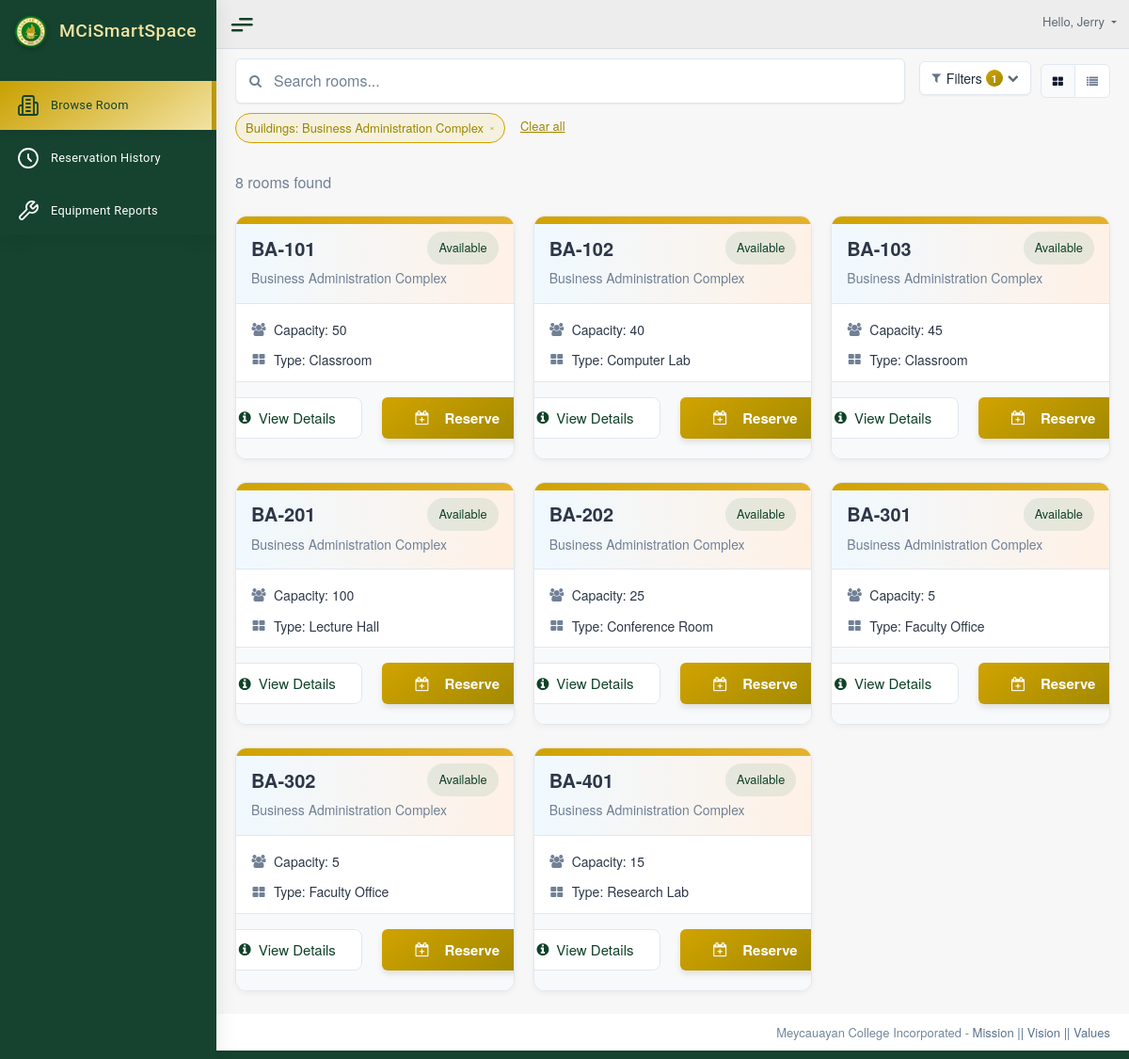
/users/test.php (signed in), run on the app's committed database.
### tables this page shows
CREATE TABLE rooms (
    id INT AUTO_INCREMENT PRIMARY KEY,
    room_name VARCHAR(255) NOT NULL,
    room_type VARCHAR(255) NOT NULL,
    capacity INT NOT NULL,
    RoomStatus ENUM('available', 'occupied', 'maintenance') DEFAULT 'available',
    created_at TIMESTAMP DEFAULT CURRENT_TIMESTAMP,
    building_id INT,
    FOREIGN KEY (building_id) REFERENCES buildings(id)
);

CREATE TABLE buildings (
    id INT AUTO_INCREMENT PRIMARY KEY,
    building_name VARCHAR(255) NOT NULL,
    department VARCHAR(255) NOT NULL,
    number_of_floors INT NOT NULL,
    created_at TIMESTAMP DEFAULT CURRENT_TIMESTAMP
);

### users/test.php (the view, shortened to what this page needs)
<!DOCTYPE html>
<html lang="en">
<head>
<link rel="stylesheet" href="https://cdn.materialdesignicons.com/4.9.95/css/materialdesignicons.min.css">
<link href="../vendors/bootstrap/dist/css/bootstrap.min.css" rel="stylesheet">
<link href="../vendors/fontawesome/css/font-awesome.min.css" rel="stylesheet">
<link href="../vendors/malihu-custom-scrollbar-plugin/jquery.mCustomScrollbar.min.css" rel="stylesheet" />
<link href="../public/css/user_styles/custom.css" rel="stylesheet">
<link href="../public/css/user_styles/custom2.css" rel="stylesheet">
<link href="../public/css/user_styles/room-browser.css" rel="stylesheet">
<link href="../public/css/user_styles/room-browser-styles.css" rel="stylesheet">
<link href="../public/css/user_styles/room-reservation.css" rel="stylesheet">
</head>
<body class="nav-md">
<div class="container body">
<div class="main_container">
<div class="col-md-3 left_col menu_fixed">
    <div class="left_col scroll-view">
        <div class="navbar nav_title" style="border: 0;">
            <div class="logo-container">
                <a href="#" class="site-branding">
                    <img class="meyclogo" src="../public/assets/logo.webp" alt="meyclogo">
                    <span class="title-text">MCiSmartSpace</span>
                </a>
            </div>
        </div>
        <br />
        <div id="sidebar-menu" class="main_menu_side hidden-print main_menu">
            <div class="menu_section">
                <ul class="nav side-menu" class="navbar nav_title" style="border: 0;">
                    <li class="active">
                        <a href="users_browse_room.php">
                            <div class="icon">
                            </div>
                            <div class="menu-text">
                                <span>Browse Room</span>
                            </div>
                        </a>
                    </li>
                    <li>
                        <a href="users_reservation_history.php">
                            <div class="icon">
                                <svg xmlns="http://www.w3.org/2000/svg" width="24" height="24" viewBox="0 0 24 24" fill="none" stroke="currentColor" stroke-width="2" stroke-linecap="round" stroke-linejoin="round">
                                    <path d="M12 8v4l3 3"></path>
                                    <circle cx="12" cy="12" r="10"></circle>
                                </svg>
                            </div>
                            <div class="menu-text">
                                <span>Reservation History</span>
                            </div>
                        </a>
                    </li>
                    <li>
                        <a href="equipment_report_status.php">
                            <div class="icon">
                            </div>
                            <div class="menu-text">
                                <span>Equipment Reports</span>
                            </div>
                        </a>
                    </li>
                </ul>
            </div>
        </div>
    </div>
</div>
<?php include "layout/topnav.php"; ?>
<div class="right_col" role="main">
    <div>
        <div class="row">
            <div class="col-md-12">
                <div class="search-filter-wrapper">
                    <div class="search-bar-container">
                        <div class="search-input-wrapper">
                            <i class="fa fa-search search-icon"></i>
                            <input type="text" id="searchRooms" class="form-control" placeholder="Search rooms...">
                        </div>
                        <div class="view-toggle-container">
                            <button class="filter-button" id="filterToggleBtn" type="button" onclick="toggleFilterDropdown(event)">
                                <i class="fa fa-filter"></i> Filters <span class="filter-count-bubble" id="filterCountBubble">0</span> <i class="fa fa-chevron-down filter-chevron"></i>
                            </button>
                            <div class="view-toggle btn-group" role="group">
                                <button type="button" class="btn active" id="gridView">
                                    <i class="fa fa-th-large"></i>
                                </button>
                                <button type="button" class="btn" id="listView">
                                    <i class="fa fa-list"></i>
                                </button>
                            </div>
                        </div>
                    </div>
                    <div class="applied-filters" id="appliedFilters">
                    </div>
                                <?php
                                $conn = db();
                                $user_role = $_SESSION['role'];
                                if ($user_role == 'Student') {
                                    $user_query = "SELECT Department FROM student WHERE StudentID = ?";
                                } elseif ($user_role == 'Teacher') {
                                    $user_query = "SELECT Department FROM teacher WHERE TeacherID = ?";
                                }
                                ?>
                </div>
                <div id="roomCount" class="room-count-display">6 rooms found</div>
                <div class="row" id="roomsGrid">
                    <?php
                    $base_sql = "SELECT r.id, r.room_name, r.room_type, r.capacity, r.RoomStatus, b.id as building_id, b.building_name,
                (SELECT COUNT(*) FROM room_equipment re WHERE re.room_id = r.id) as equipment_count
                FROM rooms r
                JOIN buildings b ON r.building_id = b.id";
                    $where_clauses = [];
                    $params = [];
                    $param_types = "";
                    $user_department_buildings = [];
                    if (!isset($_GET['building_ids'])) {
                        $user_id = $_SESSION['user_id'];
                        $user_role = $_SESSION['role'];
                        if ($user_role == 'Student') {
                            $user_query = "SELECT Department FROM student WHERE StudentID = ?";
                        } elseif ($user_role == 'Teacher') {
                            $user_query = "SELECT Department FROM teacher WHERE TeacherID = ?";
                        }
                        $stmt = $conn->prepare($user_query);
                        $stmt->bind_param("i", $user_id);
                        $stmt->execute();
                        $user_result = $stmt->get_result();
                        if ($user_result->num_rows > 0) {
                            $user_row = $user_result->fetch_assoc();
                            $user_department = $user_row['Department'];
                            $building_query = "SELECT id FROM buildings WHERE department = ?";
                            $stmt = $conn->prepare($building_query);
                            $stmt->bind_param("s", $user_department);
                            $stmt->execute();
                            $building_result = $stmt->get_result();
                            while ($brow = $building_result->fetch_assoc()) {
                                $user_department_buildings[] = $brow['id'];
                            }
                        }
                    }
                    $building_ids = isset($_GET['building_ids']) ? $_GET['building_ids'] : $user_department_buildings;
                    if (!empty($building_ids)) {
                        $placeholders = str_repeat('?,', count($building_ids) - 1) . '?';
                        $where_clauses[] = "b.id IN ($placeholders)";
                        foreach ($building_ids as $id) {
                            $params[] = $id;
                            $param_types .= "i";
                        }
                    }
                    if (!empty($where_clauses)) {
                        $base_sql .= " WHERE " . implode(" AND ", $where_clauses);
                    }
                    $base_sql .= " ORDER BY r.room_name";
                    $stmt = $conn->prepare($base_sql);
                    if (!empty($params)) {
                        $stmt->bind_param($param_types, ...$params);
                    }
                    $stmt->execute();
                    $result = $stmt->get_result();
                    if ($result->num_rows > 0) {
                        while ($row = $result->fetch_assoc()) {
                            $roomId = $row['id'];
                            $roomName = $row['room_name'];
                            $roomType = $row['room_type'];
                            $capacity = $row['capacity'];
                            $buildingId = $row['building_id'];
                            $buildingName = $row['building_name'];
                            $status = strtolower($row['RoomStatus']);
                            $hasEquipment = $row['equipment_count'] > 0;
                            $statusClass = "";
                            $statusText = "";
                            switch ($status) {
                                case 'available':
                                    $statusClass = "label-success";
                                    $statusText = "Available";
                                    break;
                            }
                    ?>
                            <div class="col-md-4 room-card"
                                data-room-id="<?php echo $roomId; ?>"
                                data-building-id="<?php echo $buildingId; ?>"
                                data-room-type="<?php echo $roomType; ?>"
                                data-capacity="<?php echo $capacity; ?>"
                                data-status="<?php echo $status; ?>"
                                data-has-equipment="<?php echo $hasEquipment ? 'true' : 'false'; ?>">
                                <div class="x_panel">
                                    <div class="x_title bg-header">
                                        <div class="room-header">
                                            <div class="room-chip">
                                                <h2 class="room-name"><?php echo $roomName; ?></h2>
                                                <span class="label <?php echo $statusClass; ?>"><?php echo $statusText; ?></span>
                                            </div>
                                            <p class="building-name"><?php echo $buildingName; ?></p>
                                        </div>
                                    </div>
                                    <div class="x_content">
                                        <div class="room-info">
                                            <i class="fa fa-users"></i> Capacity: <?php echo $capacity; ?>
                                        </div>
                                        <div class="room-info">
                                            <i class="fa fa-th-large"></i> Type: <?php echo $roomType; ?>
                                        </div>
                                        <div class="action-buttons">
                                            <button type="button" class="btn-view" onclick="showRoomDetails(<?php echo $roomId; ?>)">
                                                <i class="fa fa-info-circle"></i> View Details
                                            </button>
                                            <?php if ($status == 'available') { ?>
                                                <button type="button" class="btn-reserve" onclick="showReservationModal(<?php echo $roomId; ?>)">
                                                    <i class="fa fa-calendar-plus-o"></i> Reserve
                                                </button>
                                            <?php } else { ?>
                                                <button type="button" class="btn-unavailable" disabled>
                                                    <i class="fa fa-calendar-times-o"></i> Unavailable
                                                </button>
                                            <?php } ?>
                                        </div>
                                    </div>
                                </div>
                            </div>
                    <?php
                        }
                    } else {
                        echo "<script>document.getElementById('noResultsMessage').style.display = 'flex';</script>";
                    }
                    ?>
                </div>
            </div>
        </div>
    </div>
</div>
<footer>
    <div class="pull-right">
        Meycauayan College Incorporated - <a href="#">Mission || Vision || Values</a>
    </div>
    <div class="clearfix"></div>
</footer>
<?php include "../partials/footer.php"; ?>

### public/css/user_styles/custom2.css (style rules this page uses)
.nav.side-menu>li>a { display: flex; align-items: center; color: #fff; font-size: 0.8rem; justify-content: center; text-decoration: none; padding: 12px 15px; flex-wrap: wrap; }
.nav.side-menu>li>a .menu-text { display: flex; align-items: center; justify-content: space-between; flex: 1; }
.left_col:not(.collapsed) .menu-text { opacity: 1; visibility: visible; width: auto; }
.left_col { background: #15432f; color: white; box-shadow: 0 0 20px rgba(0, 0, 0, 0.1); font-family: 'Poppins', 'Roboto', sans-serif; }
.navbar.nav_title { background: #15432f; }
.nav.side-menu>li>a { padding: 14px 18px; margin: 4px 0; }
.nav.side-menu>li>a .icon { margin-right: 12px; }
.nav.side-menu>li>a .icon svg { stroke-width: 1.8; }
.nav.side-menu>li>a .menu-text { font-weight: 400; letter-spacing: 0.3px; }
.nav.side-menu>li.active>a { background: linear-gradient(145deg, #C9A000, #f2e2a2) !important; color: #15432f; font-weight: 500; box-shadow: 0 4px 8px rgba(0, 0, 0, 0.1); border-radius: 0; }
.nav.side-menu>li.active>a svg { stroke: #15432f; }
.fa.fa-chevron-down { font-size: 12px; opacity: 0.7; transition: all 0.3s ease; }
.nav.side-menu>li.active { border-right: 5px solid rgb(193, 157, 10); }
.logo-container { margin-left: 3px; padding: 15px 7px; background: #15432f; }
.site-branding { display: flex; align-items: center; justify-content: flex-end; height: 100%; margin-left: 5px; }
.meyclogo { width: 36px; height: 36px; border-radius: 50%; box-shadow: 0 2px 4px rgba(0, 0, 0, 0.2); margin-right: 12px; transition: transform 0.3s ease; }
.title-text { color: #f2e2a2; font-weight: 500; font-size: 1.2rem; letter-spacing: 0.5px; white-space: nowrap; }

### public/css/user_styles/room-reservation.css (style rules this page uses)
:root { --primary-color: #36b37e; --primary-hover: #2f9e6d; --secondary-color: #f5f7fa; --border-color: #e1e7ef; --text-color: #2d3748; --text-muted: #718096; --success-color: #36b37e; --warning-color: #ffab00; --error-color: #e53e3e; --card-shadow: 0 2px 6px rgba(0, 0, 0, 0.05); --transition: all 0.2s ease; }
.form-control { width: 100%; padding: 0.75rem 1rem; font-size: 1rem; border-radius: 6px; border: 1px solid var(--border-color); background-color: white; color: var(--text-color); transition: var(--transition); }
.form-control::placeholder { color: var(--text-muted); }
#searchRooms { height: 48px; border-radius: 6px; padding-left: 40px; border: 1px solid var(--border-color); font-size: 1rem; }
.search-icon { position: absolute; left: 15px; top: 50%; transform: translateY(-50%); color: var(--text-muted); z-index: 10; }
.room-header { display: flex; justify-content: space-between; }
.room-name { font-size: 1.25rem; font-weight: 600; margin: 0; color: var(--text-color); }
.building-name { font-size: 0.9rem; color: var(--text-muted); margin: 0.25rem 0 0; }
.action-buttons { display: flex; }

### data on the page
rooms: room_name "BA-101", RoomStatus "Available", building.building_name "Business Administration Complex", capacity "50", room_type "Classroom"
rooms: room_name "BA-102", RoomStatus "Available", building.building_name "Business Administration Complex", capacity "40", room_type "Computer Lab"
rooms: room_name "BA-103", RoomStatus "Available", building.building_name "Business Administration Complex", capacity "45", room_type "Classroom"
rooms: room_name "BA-201", RoomStatus "Available", building.building_name "Business Administration Complex", capacity "100", room_type "Lecture Hall"
rooms: room_name "BA-202", RoomStatus "Available", building.building_name "Business Administration Complex", capacity "25", room_type "Conference Room"
rooms: room_name "BA-301", RoomStatus "Available", building.building_name "Business Administration Complex", capacity "5", room_type "Faculty Office"
rooms: room_name "BA-302", RoomStatus "Available", building.building_name "Business Administration Complex", capacity "5", room_type "Faculty Office"
rooms: room_name "BA-401", RoomStatus "Available", building.building_name "Business Administration Complex", capacity "15", room_type "Research Lab"

### other printed values
$_SESSION['name'] "Jerry"
